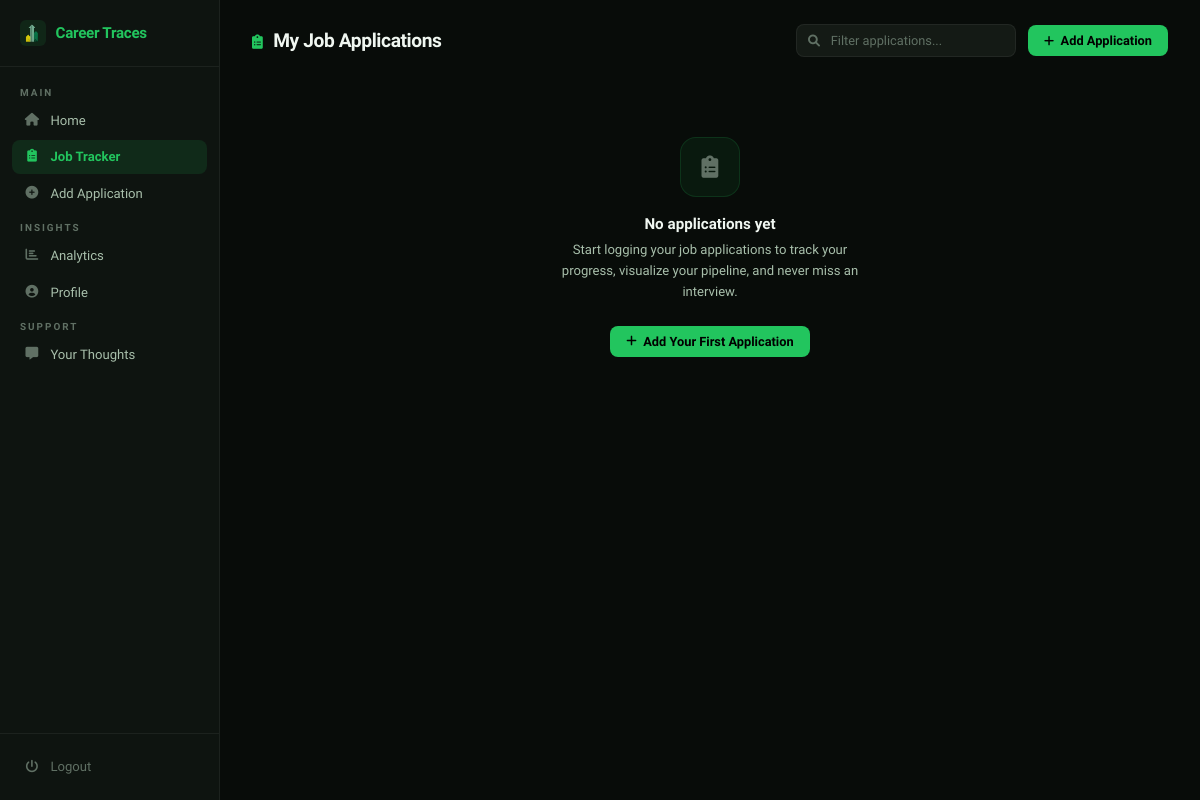
The page /jobs/ (signed in) on the database as committed earlier.
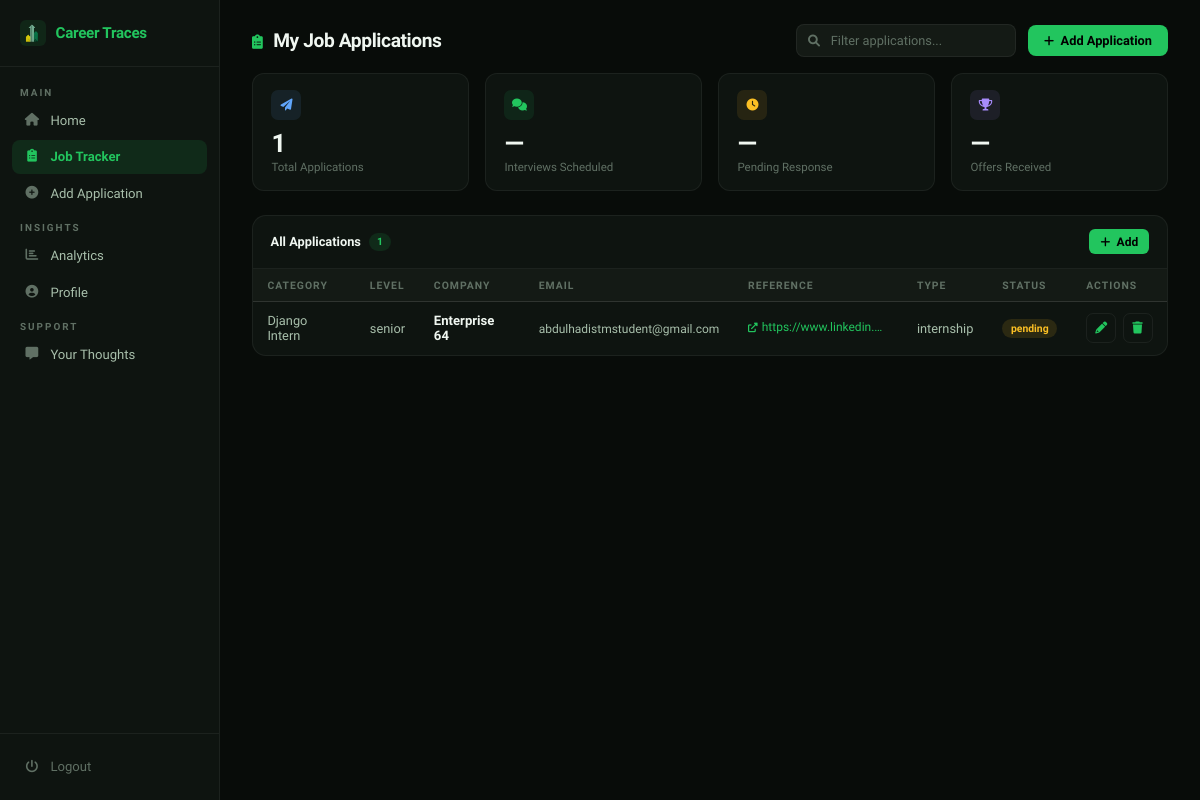
The same page on the database as committed later.
### tracker/models.py (models this page shows, shortened)
class Add_Job(models.Model):
    JOB_LEVEL_CHOICES = [
        ('intern', 'Intern'),
        ('junior', 'Junior'),
        ('mid', 'Mid-Level'),
        ('senior', 'Senior'),
        ('lead', 'Lead'),
        ('manager', 'Manager'),
        ('director', 'Director'),
        ('vp', 'Vice President'),
        ('c_level', 'C-Level'),
    ]
    EMPLOYMENT_TYPE_CHOICES = [
        ('full_time', 'Full-Time'),
        ('part_time', 'Part-Time'),
        ('contract', 'Contract'),
        ('temporary', 'Temporary'),
        ('internship', 'Internship'),
        ('freelance', 'Freelance'),
        ('remote', 'Remote'),
        ('hybrid', 'Hybrid'),
        ('apprenticeship', 'Apprenticeship'),
    ]
    APPLICATION_STATUS_CHOICES = [
        ('pending', 'Pending'),
        ('applied', 'Applied'),
        ('interview', 'Interview Scheduled'),
        ('selected', 'Selected'),
        ('rejected', 'Rejected'),
        ('offer_accepted', 'Offer Accepted'),
        ('offer_declined', 'Offer Declined'),
    ]
    user = models.ForeignKey(User, on_delete=models.CASCADE)
    job_category = models.CharField(max_length=100)
    job_level = models.CharField(max_length=100, choices=JOB_LEVEL_CHOICES)
    company_name = models.CharField(max_length=100)
    company_email = models.EmailField(max_length=150, null=True, blank=True)  # Company Email New Fielded Added
    reference_link = models.URLField(max_length=200)
    employment_type = models.CharField(max_length=100, choices=EMPLOYMENT_TYPE_CHOICES)
    application_status = models.CharField(max_length=20, choices=APPLICATION_STATUS_CHOICES, default='pending')  # Default status is pending
    interview_date = models.DateField(null=True, blank=True)  # Allows null values if no date is set

### tracker/views.py (the view)
# urls.py: path('jobs/', job_list, name='job_list'),
def job_list(request):
    jobs = Add_Job.objects.filter(user=request.user).order_by("-interview_date")
    job_category = request.GET.get('job_category')
    if job_category:
        jobs = jobs.filter(job_category__icontains=job_category)  # Use 'icontains' for partial match
    all_emails_empty = not any(job.company_email for job in jobs)
    all_dates_empty = not any(job.interview_date for job in jobs)
    context = {
        'jobs': jobs,
        'all_emails_empty': all_emails_empty,  # Pass the flag to the template
        'all_dates_empty': all_dates_empty,
    }
    return render(request, 'job_list.html', context)

### templates/job_list.html (shortened to what the changed rows need)
{% extends 'base.html' %}
{% load static %}
{% block content %}
<div class="page-top">
  <h1>
    <i class="fas fa-clipboard-list" style="color:var(--g);font-size:.9rem;margin-right:.4rem"></i>
    My Job Applications
  </h1>
</div>
{% if jobs %}
<div class="stats-row">
  <div class="s-card">
    <div class="sc-top">
      <div class="sc-icon blue"><i class="fas fa-paper-plane"></i></div>
    </div>
    <div class="sc-val">{{ jobs|length }}</div>
    <div class="sc-label">Total Applications</div>
  </div>
  <div class="s-card">
    <div class="sc-top">
      <div class="sc-icon"><i class="fas fa-comments"></i></div>
    </div>
    <div class="sc-val">{{ interview_count|default:"—" }}</div>
    <div class="sc-label">Interviews Scheduled</div>
  </div>
  <div class="s-card">
    <div class="sc-top">
      <div class="sc-icon yellow"><i class="fas fa-clock"></i></div>
    </div>
    <div class="sc-val">{{ pending_count|default:"—" }}</div>
    <div class="sc-label">Pending Response</div>
  </div>
  <div class="s-card">
    <div class="sc-top">
      <div class="sc-icon purple"><i class="fas fa-trophy"></i></div>
    </div>
    <div class="sc-val">{{ offer_count|default:"—" }}</div>
    <div class="sc-label">Offers Received</div>
  </div>
</div>
{% endif %}
{% if jobs|length == 0 %}
<div class="empty-wrap">
  <div class="empty-icon"><i class="fas fa-clipboard-list"></i></div>
  <h3>No applications yet</h3>
  <p>Start logging your job applications to track your progress, visualize your pipeline, and never miss an interview.</p>
  <a href="{% url 'job_create_or_update' %}" class="btn btn-primary">
    <i class="fas fa-plus" style="font-size:.75rem"></i> Add Your First Application
  </a>
</div>
{% else %}
<div class="table-wrap">
  <div class="table-toolbar">
    <div class="table-toolbar-left">
      All Applications
      <span class="count-badge">{{ jobs|length }}</span>
    </div>
    <a href="{% url 'job_create_or_update' %}" class="btn btn-primary btn-sm">
      <i class="fas fa-plus" style="font-size:.7rem"></i> Add
    </a>
  </div>
  <div class="table-scroll">
    <table class="ct-table">
      <thead>
        <tr>
          <th>Category</th>
          <th>Level</th>
          <th>Company</th>
          {% if not all_emails_empty %}<th>Email</th>{% endif %}
          <th>Reference</th>
          <th>Type</th>
          <th>Status</th>
          <th>Actions</th>
        </tr>
      </thead>
      <tbody>
        {% for job in jobs %}
        <tr>
          <td>{{ job.job_category }}</td>
          <td>{{ job.job_level }}</td>
          <td><span class="company-name">{{ job.company_name }}</span></td>
          {% if not all_emails_empty %}
          <td>{% if job.company_email %}<span style="font-size:.75rem">{{ job.company_email }}</span>{% else %}<span style="color:var(--t3)">—</span>{% endif %}</td>
          {% endif %}
          <td>
            {% if job.reference_link %}
            <a href="{{ job.reference_link }}" class="ref-link" target="_blank" rel="noopener">
              <i class="fas fa-external-link-alt" style="font-size:.6rem;margin-right:.25rem"></i>{{ job.reference_link }}
            </a>
            {% else %}<span style="color:var(--t3)">—</span>{% endif %}
          </td>
          <td>{{ job.employment_type }}</td>
          <td>
            {% with s=job.application_status|lower %}
            {% if "interview" in s %}<span class="badge b-interview">{{ job.application_status }}</span>
            {% elif "applied" in s or "sent" in s %}<span class="badge b-applied">{{ job.application_status }}</span>
            {% elif "pending" in s or "waiting" in s %}<span class="badge b-pending">{{ job.application_status }}</span>
            {% elif "rejected" in s or "declined" in s %}<span class="badge b-rejected">{{ job.application_status }}</span>
            {% elif "offer" in s or "accepted" in s %}<span class="badge b-offer">{{ job.application_status }}</span>
            {% else %}<span class="badge b-default">{{ job.application_status }}</span>{% endif %}
            {% endwith %}
          </td>
          <td>
            <div class="action-btns">
              <a href="{% url 'job_create_or_update' job_id=job.id %}" class="btn-icon" title="Edit">
                <i class="fas fa-pencil-alt"></i>
              </a>
              <a href="{% url 'job_delete_confirmation' job.id %}" class="btn-icon danger" title="Delete">
                <i class="fas fa-trash"></i>
              </a>
            </div>
          </td>
        </tr>
        {% endfor %}
      </tbody>
    </table>
  </div>
</div>
{% endif %}
{% endblock %}

Rows that differ between the two databases and show on the page:
added Add_Job: job_category "Django Intern", job_level "senior", company_name "Enterprise 64", company_email "abdulhadistmstudent@gmail.com", reference_link "https://www.linkedin.…", employment_type "internship", application_status "pending"
Other text that changed with them:
{{ jobs|length }}: (not shown) → "1"
{{ interview_count|default:"—" }}: (not shown) → "—"
{{ pending_count|default:"—" }}: (not shown) → "—"
{{ offer_count|default:"—" }}: (not shown) → "—"
text no longer shown: "No applications yet Start logging your job applications to track your progress, visualize your pipeline, and never miss an interview. Add Your First Application"
text now shown: "Total Applications Interviews Scheduled Pending Response Offers Received All Applications Add CATEGORY LEVEL COMPANY EMAIL REFERENCE TYPE STATUS ACTIONS"
